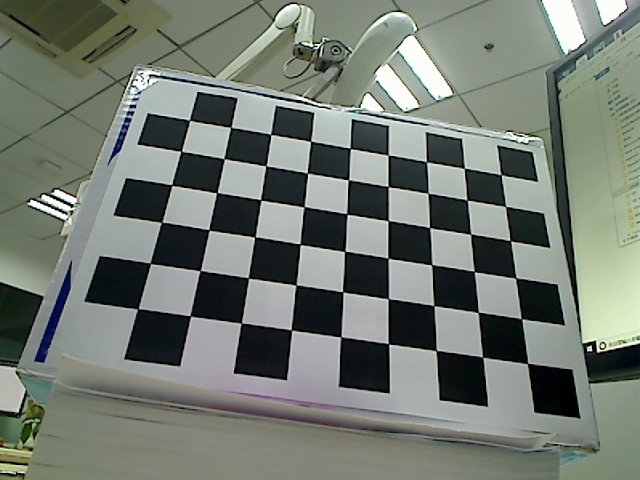
#> input picture frame_name/camera_frame_2019-05-27-19_06_51.png, 640 x 480 px; its folder holds only this picture in this run
$ python CalibarateCamera.py
#> lines starting #> are read from the running program, lines starting #| are printed output that depends on the picture; after the words box and inside, x2 and y2 are one past the last pixel; in counts of white or black regions, pixels touching at a corner belong together; long printed decimals are rounded
import numpy as np
import matplotlib.pyplot as plt
import cv2
import glob

# termination criteria
criteria = (cv2.TERM_CRITERIA_EPS + cv2.TERM_CRITERIA_MAX_ITER, 30, 0.001)

# 方格的宽度，单位mm
square_size = 27.5

# prepare object points, like (0,0,0), (1,0,0), (2,0,0) ....,(6,5,0)
objp = np.zeros((9 * 6, 3), np.float32)
objp[:, :2] = np.mgrid[0:9, 0:6].T.reshape(-1, 2) * square_size
# objp[:,2:3]=10
# Arrays to store object points and image points from all the images.
objpoints = []  # 3d point in real world space
imgpoints = []  # 2d points in image plane.

images = glob.glob('./frame_name/*.png')
index = 0
for fname in images:
    img = cv2.imread(fname)
#> img is the input picture: shape (480, 640, 3); mean B, G, R 113.6, 122.5, 115.1
    gray = cv2.cvtColor(img, cv2.COLOR_BGR2GRAY)
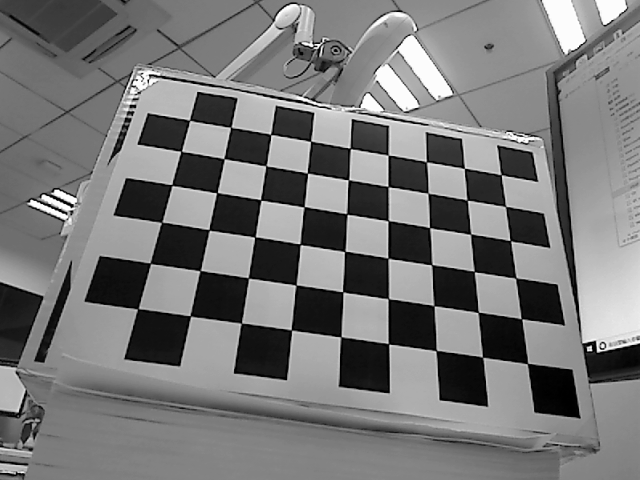
#> gray: shape (480, 640); min 0, max 254, mean 119.3

    # Find the chess board corners
    ret, corners = cv2.findChessboardCorners(gray, (9, 6), None)
#> ret = True; corners = 54 rows, first 8: [527.5, 363.5], [482.6, 357.2], [436.2, 350.6], [388.7, 344], [340.9, 336.8], [291.4, 330.1], [241.4, 323.2], [190.3, 316]
    print(ret)
#| True

    # If found, add object points, image points (after refining them)
    if ret == True:
        objpoints.append(objp)
        corners2 = cv2.cornerSubPix(gray, corners, (11, 11), (-1, -1), criteria)
#> corners2 = 54 rows, first 8: [527.6, 363.5], [482.6, 357], [436, 350.4], [388.5, 343.7], [340.8, 337], [291.4, 329.9], [241.3, 322.9], [190.3, 316.1]
        imgpoints.append(corners2)

        # Draw and display the corners
        img = cv2.drawChessboardCorners(img, (9, 6), corners2, ret)
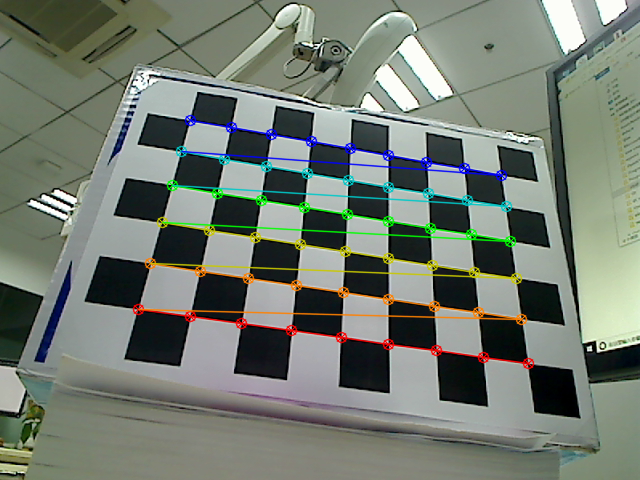
#> img: shape (480, 640, 3); 5.07% of pixels changed, all inside (x1, y1, x2, y2) = (132, 114, 535, 370)
        cv2.imshow('img' + str(index), img)
        index = index + 1
        ret, mtx, dist, rvecs, tvecs = cv2.calibrateCamera(objpoints, imgpoints, gray.shape[::-1], None, None)
#> ret = 0.216; mtx = [[516.4, 0, 302.1], [0, 518.2, 242.5], [0, 0, 1]]; dist = [[0.0842, -0.38, 0.000591, -0.0033, 0.333]]; rvecs = ([0.192, -0.808, -2.9],); tvecs = ([129.4, 68.9, 295.8],)
        print(ret)
#| 0.2162
        print(mtx)
#| [[516.359   0.         302.078]
#|  [  0.         518.212 242.478]
#|  [  0.           0.           1.        ]]
        print(dist)
#| [[ 0.08421 -0.3797  0.0005908  -0.003298  0.3329]]
        print(len(rvecs), rvecs[-1])
#| 1 [[ 0.1921 ]
#|  [-0.8077]
#|  [-2.900 ]]
        print(len(tvecs), tvecs[-1])
#| 1 [[129.434]
#|  [ 68.898]
#|  [295.770]]

tot_error = 0
for i in range(len(imgpoints)):
    imgpoints2, _ = cv2.projectPoints(objpoints[i], rvecs[i], tvecs[i], mtx, dist)
    error = cv2.norm(imgpoints[i], imgpoints2, cv2.NORM_L2) / len(imgpoints2)
    tot_error += error
#> this loop made 1 pass
#> (error, tot_error) on pass 1: (0.0294, 0.0294)
#> after the loop, tot_error = 0.0294
average_error = (tot_error / len(imgpoints)) ** 0.5
#> average_error = 0.172
print(ret, average_error)
#| 0.2162 0.1715

# 畸变矫正部分程序
for fname in images:
    img = cv2.imread(fname)
    rows, cols = img.shape[:2]
#> rows = 480; cols = 640
    newcamera_mtx, roi = cv2.getOptimalNewCameraMatrix(mtx, dist, (cols, rows), 0)
#> newcamera_mtx = [[513.2, 0, 299.2], [0, 520.4, 242.7], [0, 0, 1]]; roi = (0, 0, 639, 479)
    img_undistort = cv2.undistort(img, mtx, dist, None, newcamera_mtx)
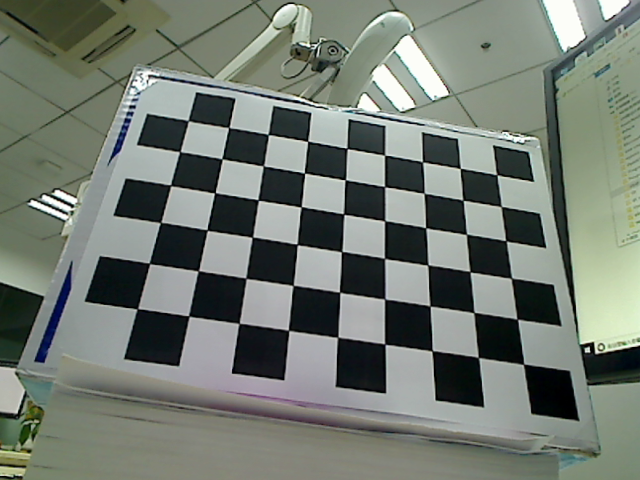
#> img_undistort: shape (480, 640, 3); mean B, G, R 113.7, 122.6, 115.1
    x, y, cols, rows = roi
#> x = 0; y = 0; cols = 639; rows = 479
    img_undistort = img_undistort[y:y + rows, x:x + cols]
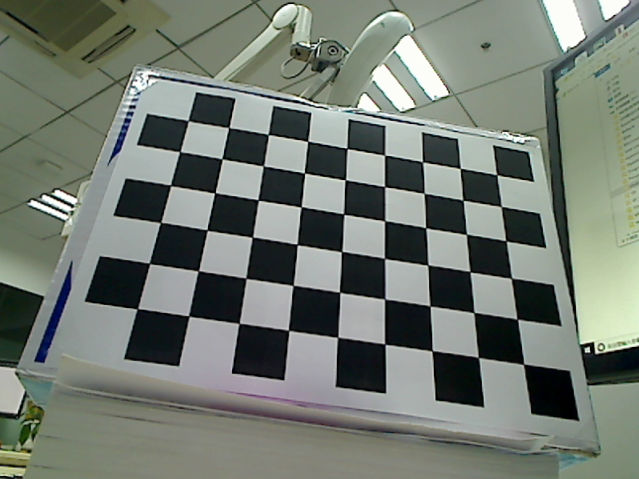
#> img_undistort: shape (479, 639, 3); mean B, G, R 113.6, 122.6, 115.1
    print(roi)
#| (0, 0, 639, 479)
    plt.subplot(121), plt.imshow(img), plt.title("img")
    plt.subplot(122), plt.imshow(img_undistort), plt.title("img_undistort")
    plt.show()
#> figure, not shown here; B, G, R data is drawn as R, G, B

# 畸变矫正部分(2)程序
for fname in images:
    img = cv2.imread(fname)
    rows, cols = img.shape[:2]
#> rows = 480; cols = 640
    newcamera_mtx, roi = cv2.getOptimalNewCameraMatrix(mtx, dist, (cols, rows), 1)
#> newcamera_mtx = [[508.6, 0, 299.7], [0, 508.7, 242.8], [0, 0, 1]]; roi = (3, 6, 633, 468)
    img_undistort = cv2.undistort(img, mtx, dist, None)
#> img_undistort: shape (480, 640, 3)
    map_x, map_y = cv2.initUndistortRectifyMap(mtx, dist, None, newcamera_mtx, (cols, rows), 5)
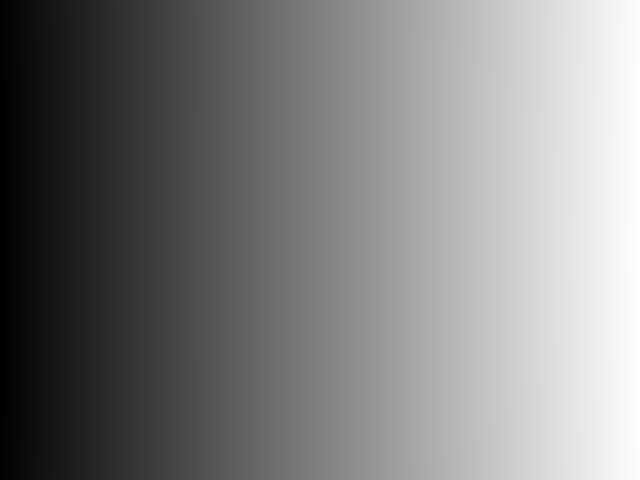
#> map_x: shape (480, 640) float32; min -3.18, max 641.5, mean 321.2; drawn with min black and max white
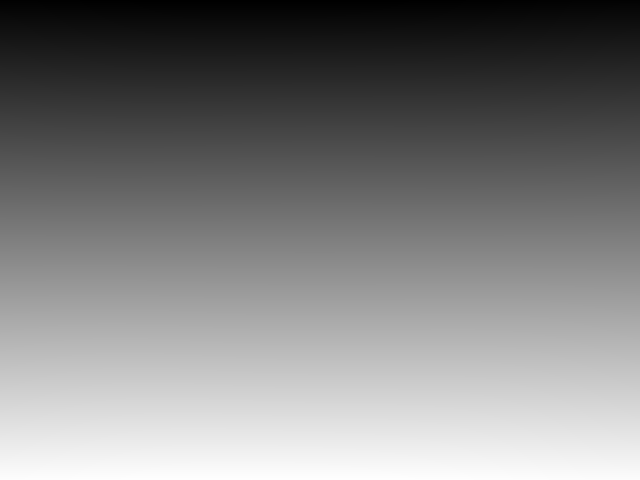
#> map_y: shape (480, 640) float32; min -5.55, max 484.3, mean 239.3; drawn with min black and max white
    img_undistort = cv2.remap(img, map_x, map_y, cv2.INTER_LINEAR)
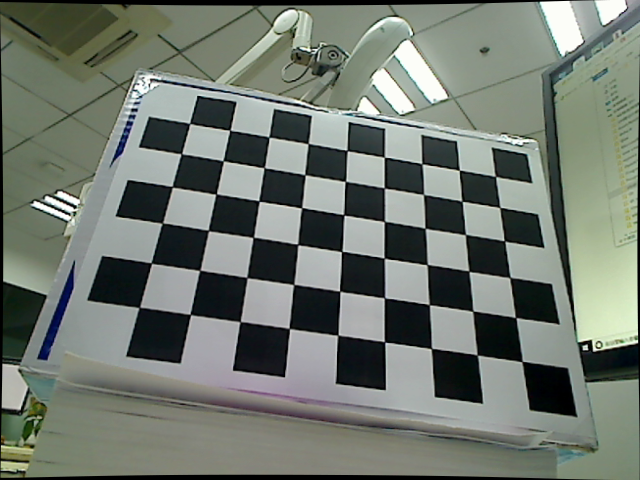
#> img_undistort: shape (480, 640, 3); mean B, G, R 111.4, 120.3, 112.9
    print(map_x.shape)
#| (480, 640)
    print(map_y)
#> (printed output is left out)

    plt.subplot(121), plt.imshow(img), plt.title("img")
    plt.subplot(122), plt.imshow(img_undistort), plt.title("img_undistort")
    plt.show()
#> figure, not shown here; B, G, R data is drawn as R, G, B

if cv2.waitKey(1000 * 60) & 0xFF == ord('q'):
#> (key q is pressed here)
    cv2.destroyAllWindows()

$ run again, on frame_name/camera_frame_2019-06-03-18_38_08.png
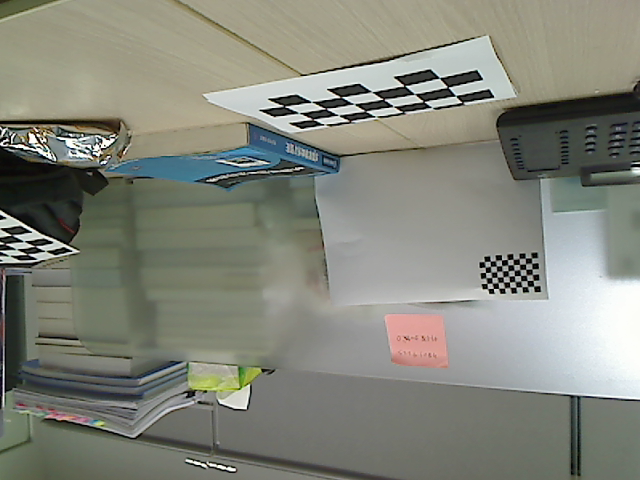
#> input picture frame_name/camera_frame_2019-06-03-18_38_08.png, 640 x 480 px
#> img is the input picture: shape (480, 640, 3); mean B, G, R 122.5, 133.3, 131.1
#> `ret, corners = cv2.findChessboardCorners(gray, (9, 6), None)`: ret = True; corners = 54 rows, first 8: [533.7, 286], [527.6, 286.5], [521.9, 286.7], [516, 287.2], [509.8, 287.4], [504.5, 287.9], [498.5, 288.3], [493.4, 288.5]
#| True
#> corners2 = 54 rows, first 8: [523.7, 282.5], [523.7, 282.5], [517.5, 282.7], [511.7, 283.5], [505.9, 284.5], [494.5, 285.4], [494.5, 285.4], [494.5, 285.4]
#> `img = cv2.drawChessboardCorners(img, (9, 6), corners2, ret)`:
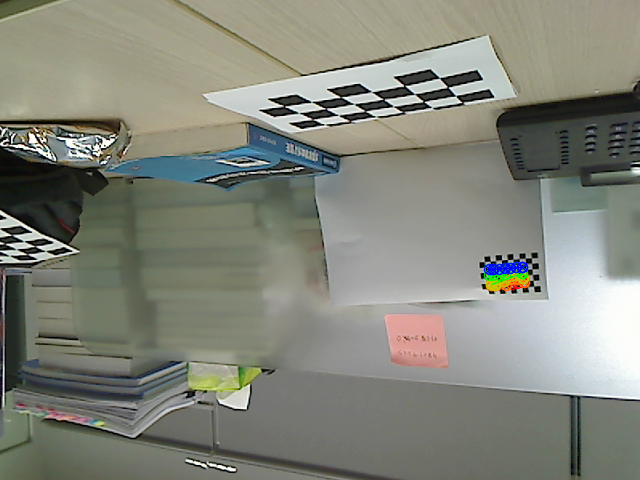
#> img: shape (480, 640, 3); 0.4% of pixels changed, all inside (x1, y1, x2, y2) = (483, 261, 531, 292)
#> `ret, mtx, dist, rvecs, tvecs = cv2.calibrateCamera(objpoints, imgpoint..`: ret = 3.69; mtx = [[204.2, 0, 277.4], [0, 487.9, 174.2], [0, 0, 1]]; dist = [[-0.228, 0.435, 0.282, -0.0412, -0.122]]; rvecs = ([-2.2, -1.31, -1.67],); tvecs = ([1370.7, -250.8, 1089.2],)
#| 3.694
#| [[204.224   0.         277.398]
#|  [  0.         487.906 174.175]
#|  [  0.           0.           1.        ]]
#| [[-0.2277  0.4355  0.2816 -0.04124 -0.1223]]
#| 1 [[-2.197]
#|  [-1.305 ]
#|  [-1.670]]
#| 1 [[1370.672]
#|  [-250.784]
#|  [1089.189]]
#> the loop `for i in range(len(imgpoints)):` made 1 pass
#> (error, tot_error) on pass 1: (0.503, 0.503)
#> after the loop `for i in range(len(imgpoints)):`: tot_error = 0.503
#> average_error = 0.709
#| 3.694 0.709
#> `newcamera_mtx, roi = cv2.getOptimalNewCameraMatrix(mtx, dist, (cols, r..`: newcamera_mtx = [[280, 0, 143.2], [0, 3140.8, 1121.2], [0, 0, 1]]; roi = (0, 0, 639, 479)
#> `x, y, cols, rows = roi`: x = 0; cols = 639; rows = 479
#| (0, 0, 639, 479)
#> `newcamera_mtx, roi = cv2.getOptimalNewCameraMatrix(mtx, dist, (cols, r..`: newcamera_mtx = [[204.2, 0, 277.4], [0, 234.3, 332.6], [0, 0, 1]]; roi = (173, 249, 466, 36)
#> `img_undistort = cv2.remap(img, map_x, map_y, cv2.INTER_LINEAR)`:
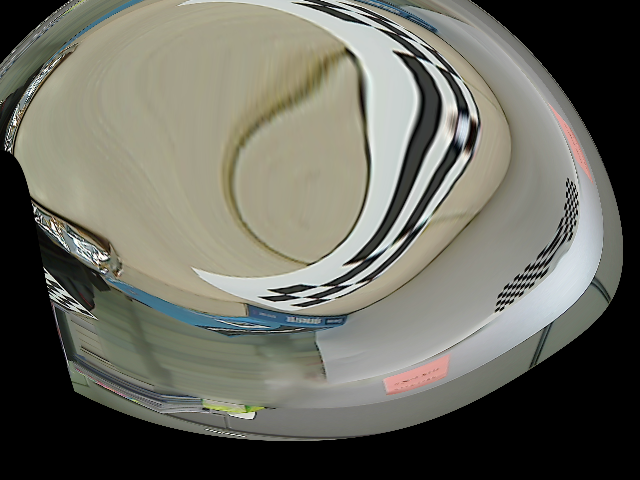
#> img_undistort: shape (480, 640, 3); mean B, G, R 96, 105.9, 105.9
#| (480, 640)
#> (printed output is left out)

$ run again, on frame_name/camera_frame_2019-06-03-18_39_42.png
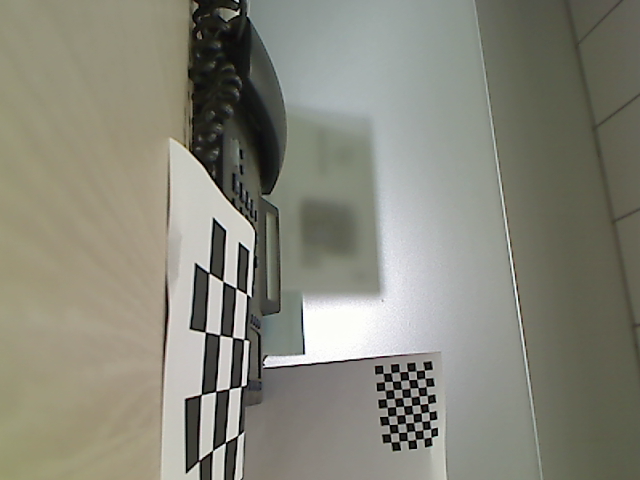
#> input picture frame_name/camera_frame_2019-06-03-18_39_42.png, 640 x 480 px
#> img is the input picture: shape (480, 640, 3); mean B, G, R 121.3, 133.9, 134.4
#> `ret, corners = cv2.findChessboardCorners(gray, (9, 6), None)`: ret = True; corners = 54 rows, first 8: [424.2, 370.1], [424.8, 378.2], [426.2, 386.5], [427.2, 395.3], [427.8, 403.6], [428.9, 411.8], [429.6, 420.2], [430.7, 428.7]
#| True
#> corners2 = 54 rows, first 8: [417, 379.6], [416.8, 379.6], [424.4, 388.2], [425.9, 404.3], [426, 404.6], [427, 412.7], [428.8, 421.4], [430.4, 429.8]
#> img: shape (480, 640, 3); 0.96% of pixels changed, all inside (x1, y1, x2, y2) = (384, 370, 437, 445)
#> `ret, mtx, dist, rvecs, tvecs = cv2.calibrateCamera(objpoints, imgpoint..`: ret = 3.29; mtx = [[224.8, 0, 337], [0, 303.7, 218.6], [0, 0, 1]]; dist = [[0.321, 2.21, -0.0953, 0.0863, -3.66]]; rvecs = ([-0.555, 1.3, 1.23],); tvecs = ([353.9, 560.9, 1195.8],)
#| 3.288
#| [[224.834   0.         336.999]
#|  [  0.         303.706 218.588]
#|  [  0.           0.           1.        ]]
#| [[ 0.321  2.213 -0.09529  0.08626 -3.657 ]]
#| 1 [[-0.5548]
#|  [ 1.300]
#|  [ 1.231]]
#| 1 [[ 353.928]
#|  [ 560.944]
#|  [1195.772]]
#> the loop `for i in range(len(imgpoints)):` made 1 pass
#> (error, tot_error) on pass 1: (0.447, 0.447)
#> after the loop `for i in range(len(imgpoints)):`: tot_error = 0.447
#> average_error = 0.669
#| 3.288 0.6689
#> `newcamera_mtx, roi = cv2.getOptimalNewCameraMatrix(mtx, dist, (cols, r..`: newcamera_mtx = [[224.8, 0, 337], [0, 351.9, 177.2], [0, 0, 1]]; roi = (0, 0, 639, 479)
#> `x, y, cols, rows = roi`: x = 0; cols = 639; rows = 479
#> `img_undistort = img_undistort[y:y + rows, x:x + cols]`:
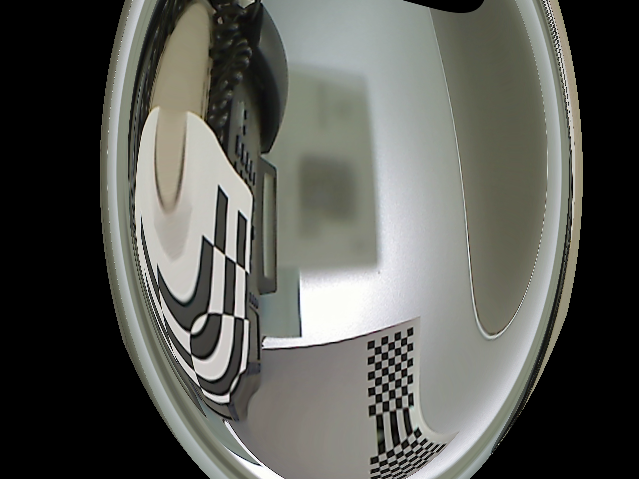
#> img_undistort: shape (479, 639, 3); mean B, G, R 84.8, 90.2, 89.3
#| (0, 0, 639, 479)
#> `newcamera_mtx, roi = cv2.getOptimalNewCameraMatrix(mtx, dist, (cols, r..`: newcamera_mtx = [[224.8, 0, 337], [0, 303.7, 218.6], [0, 0, 1]]; roi = (0, 66, 639, 413)
#> `map_x, map_y = cv2.initUndistortRectifyMap(mtx, dist, None, newcamera_..`:
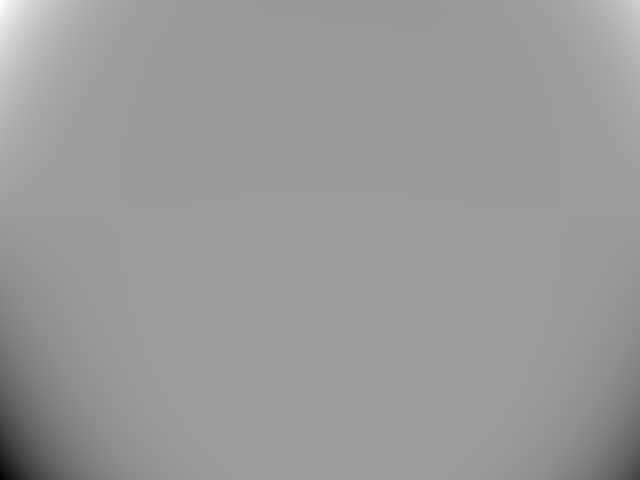
#> map_y: shape (480, 640) float32; min -19588.8, max 12944.2, mean 6.5; drawn with min black and max white
#| (480, 640)
#> (printed output is left out)

$ run again, on frame_name/camera_frame_2019-05-27-19_07_26.png
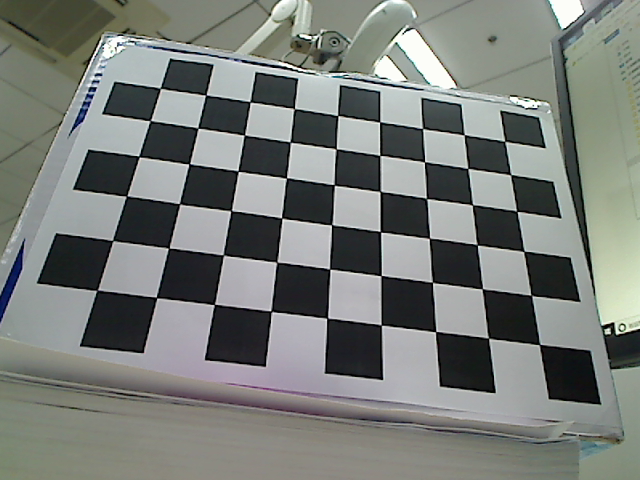
#> input picture frame_name/camera_frame_2019-05-27-19_07_26.png, 640 x 480 px
#> img is the input picture: shape (480, 640, 3); mean B, G, R 120.2, 124.5, 120.6
#> `ret, corners = cv2.findChessboardCorners(gray, (9, 6), None)`: ret = True; corners = 54 rows, first 8: [539, 342], [488.6, 338.1], [435.6, 331.6], [381.3, 325.3], [327.2, 318.2], [271.2, 311.3], [214.4, 304.4], [156.5, 297.5]
#| True
#> corners2 = 54 rows, first 8: [539.4, 344.6], [488.4, 338.2], [435.6, 331.6], [381.3, 324.8], [327.1, 318.1], [271.1, 311.4], [214.4, 304.5], [156.5, 297.4]
#> img: shape (480, 640, 3); 5.53% of pixels changed, all inside (x1, y1, x2, y2) = (91, 82, 546, 352)
#> `ret, mtx, dist, rvecs, tvecs = cv2.calibrateCamera(objpoints, imgpoint..`: ret = 0.249; mtx = [[511, 0, 300.2], [0, 516, 250.4], [0, 0, 1]]; dist = [[0.0571, -0.103, 0.000192, -0.00537, -0.36]]; rvecs = ([0.153, -0.812, -2.92],); tvecs = ([121.9, 47.29, 258.7],)
#| 0.2488
#| [[511.048   0.         300.215]
#|  [  0.         516.002 250.367]
#|  [  0.           0.           1.        ]]
#| [[ 5.71258351e-02 -1.03289205e-01  1.92188725e-04 -5.37063665e-03
#|   -3.60336751e-01]]
#| 1 [[ 0.1534]
#|  [-0.8124]
#|  [-2.919]]
#| 1 [[121.866 ]
#|  [ 47.289]
#|  [258.723]]
#> the loop `for i in range(len(imgpoints)):` made 1 pass
#> (error, tot_error) on pass 1: (0.0339, 0.0339)
#> after the loop `for i in range(len(imgpoints)):`: tot_error = 0.0339
#> average_error = 0.184
#| 0.2488 0.184
#> `newcamera_mtx, roi = cv2.getOptimalNewCameraMatrix(mtx, dist, (cols, r..`: newcamera_mtx = [[511.6, 0, 299.9], [0, 518.3, 250.6], [0, 0, 1]]; roi = (0, 0, 639, 479)
#> `x, y, cols, rows = roi`: x = 0; cols = 639; rows = 479
#| (0, 0, 639, 479)
#> `newcamera_mtx, roi = cv2.getOptimalNewCameraMatrix(mtx, dist, (cols, r..`: newcamera_mtx = [[260.6, 0, 203.1], [0, 338.2, 312.3], [0, 0, 1]]; roi = (50, 149, 326, 313)
#> `img_undistort = cv2.remap(img, map_x, map_y, cv2.INTER_LINEAR)`:
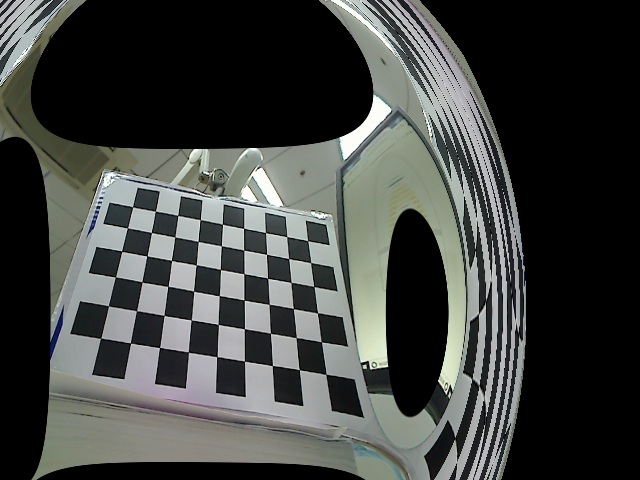
#> img_undistort: shape (480, 640, 3); mean B, G, R 65, 67.8, 65.3
#| (480, 640)
#> (printed output is left out)
